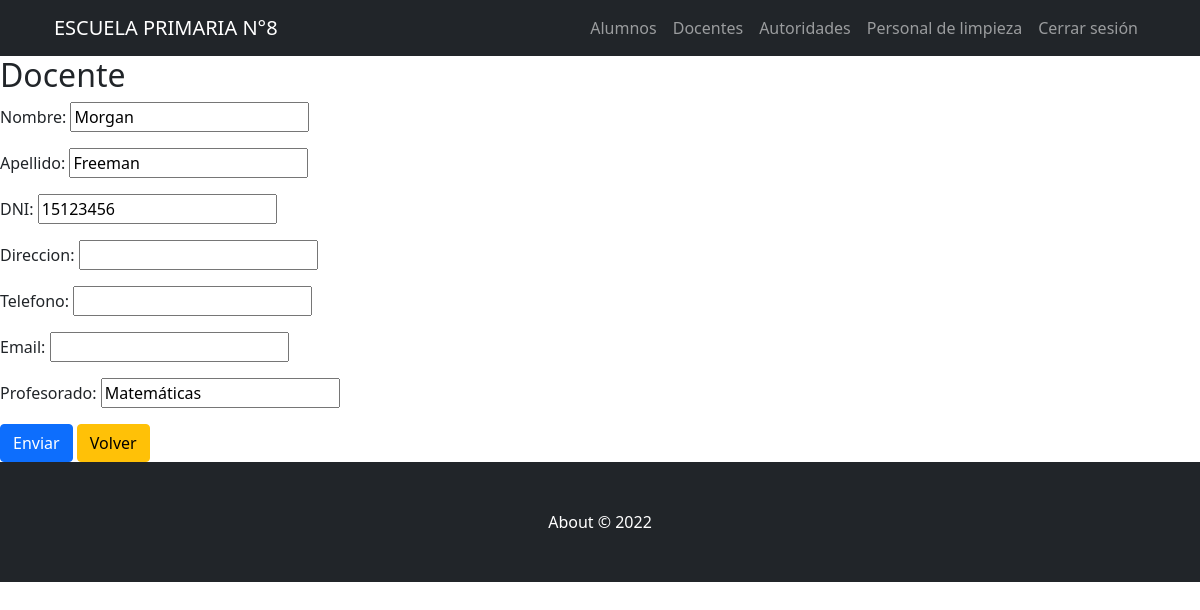
The app's page /AppZero/docentes/editar/3 (signed in), older data.
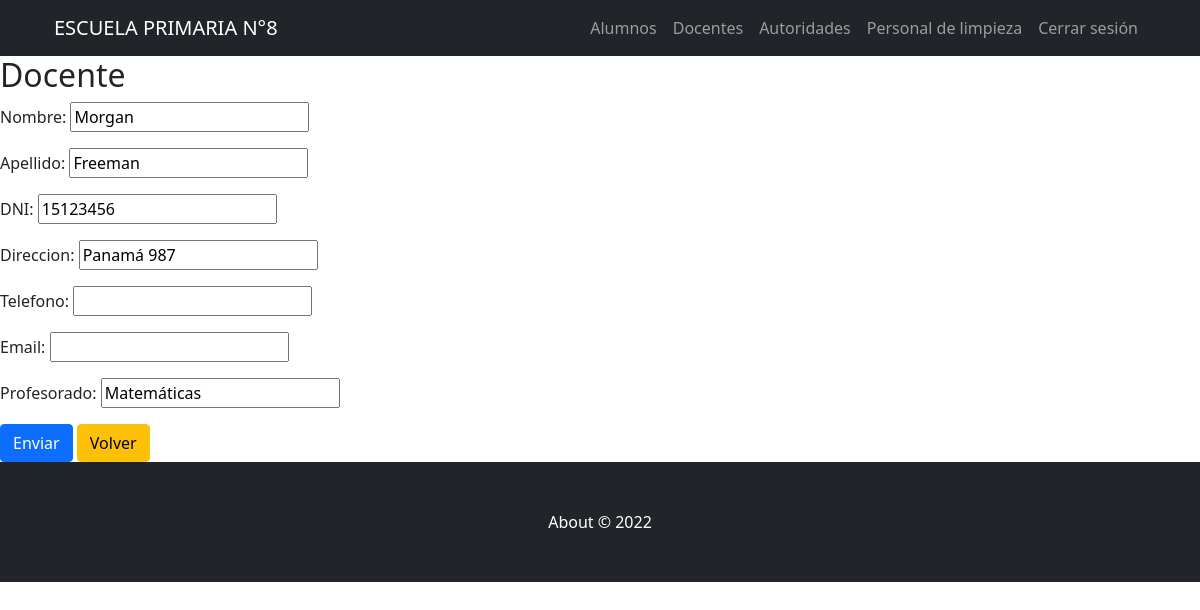
The same page, newer data.
### AppZero/models.py (models this page shows, shortened)
class Docente(models.Model):
    nombre=models.CharField(max_length=40)
    apellido=models.CharField(max_length=40)
    DNI = models.IntegerField()
    direccion=models.CharField(max_length=60, blank=True, null=True)
    telefono=models.IntegerField(blank=True, null=True)
    email=models.EmailField(blank=True, null=True)
    profesorado = models.CharField(max_length=40)

### AppZero/views.py (the view)
# urls.py: path('docentes/editar/<pk>', views.DocentesUpdate.as_view(), name="DocentesUpdate"),
@method_decorator(login_required(login_url='Login'), name='dispatch')
@method_decorator(personal_permitido(cargo_permitido=['Recursos Humanos']), name='dispatch')
class DocentesUpdate(UpdateView):
    model = Docente
    success_url = '/AppZero/docentes/lista'
    fields = '__all__'

### AppZero/Templates/AppZero/docente_form.html
{% extends "AppZero/padre.html" %}
{% load static %}
{% block contenidoAdicional %}
<h2>Docente</h2>
<form method="POST"> {% csrf_token %}
    {{form.as_p}}
    <input class='btn btn-primary' type="submit" value="Enviar">
    <a class="btn btn-warning" href="javascript:history.back()">Volver</a>
</form>
{% endblock %}

Row changes from the older to the newer data that the page shows:
changed Docente "Morgan": direccion (not shown) → "Panamá 987"
